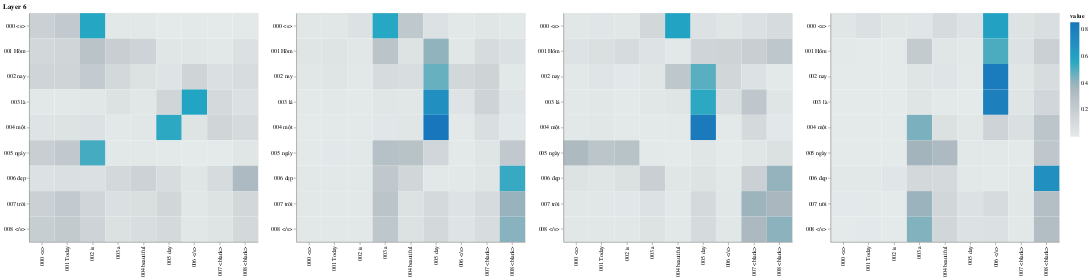

Notebook code cell kept with this figure:
### Code cell
def viz_decoder_src():
    for model_name in ['vi_to_en_complete_softmax_3.pt']:
        model_path = './models/'+ model_name
        start_time = time.time()
        gc.collect()
        torch.cuda.empty_cache()
    
        temp = [('Hôm nay là một ngày đẹp trời', 'Today is a beautiful day')] 

        model_data = torch.load(model_path)
        model, tgt_truth, tgt_pred, score, results = run_model_example(
            False,
            1, 
            0,
            model_data['train_iter'],
            model_data['val_iter'],
            temp,
    #         model_data['test_iter'],
            model_data['vocab_src'],
            model_data['vocab_tgt'],
            model_data['tokenizer_src'],
            model_data['tokenizer_tgt'],
            model_data['config'],
            model_data['params'],
            model_path
        )
        
        example = results[len(results) - 1]  # batch object for the final example

        layer_viz = [
            visualize_layer(
                model,
                layer,
                get_decoder_src,
                max(len(example[1]), len(example[2])),
                example[1],
                example[2],
            )
            for layer in range(6)
        ]
        return alt.hconcat(
#             layer_viz[0]
#             & layer_viz[1]
#             & layer_viz[2]
#             & layer_viz[3]
#             & layer_viz[4]
#             & 
            layer_viz[5]
        )


show_example(viz_decoder_src)

### Figure 1 — Vega-Lite specification as saved in the notebook (floating-point values rounded to 4 significant figures)
{"config": {"view": {"continuousWidth": 400, "continuousHeight": 300}}, "hconcat": [{"vconcat": [{"hconcat": [{"data": {"name": "data-459ad2a0f4c01635ccad5d2cbe7332b4"}, "mark": "rect", "encoding": {"color": {"field": "value", "scale": {"scheme": "lightgreyteal"}, "type": "quantitative"}, "tooltip": [{"field": "row", "type": "quantitative"}, {"field": "column", "type": "quantitative"}, {"field": "value", "type": "quantitative"}, {"field": "row_token", "type": "nominal"}, {"field": "col_token", "type": "nominal"}], "x": {"axis": {"title": ""}, "field": "col_token", "type": "nominal"}, "y": {"axis": {"title": ""}, "field": "row_token", "type": "nominal"}}, "height": 400, "selection": {"selector281": {"type": "interval", "bind": "scales", "encodings": ["x", "y"]}}, "width": 400}, {"data": {"name": "data-889e71537102b74625c3f3392bf1f0ce"}, "mark": "rect", "encoding": {"color": {"field": "value", "scale": {"scheme": "lightgreyteal"}, "type": "quantitative"}, "tooltip": [{"field": "row", "type": "quantitative"}, {"field": "column", "type": "quantitative"}, {"field": "value", "type": "quantitative"}, {"field": "row_token", "type": "nominal"}, {"field": "col_token", "type": "nominal"}], "x": {"axis": {"title": ""}, "field": "col_token", "type": "nominal"}, "y": {"axis": {"title": ""}, "field": "row_token", "type": "nominal"}}, "height": 400, "selection": {"selector283": {"type": "interval", "bind": "scales", "encodings": ["x", "y"]}}, "width": 400}, {"data": {"name": "data-85777e79f3eecdc9dc93fcdf26f318d7"}, "mark": "rect", "encoding": {"color": {"field": "value", "scale": {"scheme": "lightgreyteal"}, "type": "quantitative"}, "tooltip": [{"field": "row", "type": "quantitative"}, {"field": "column", "type": "quantitative"}, {"field": "value", "type": "quantitative"}, {"field": "row_token", "type": "nominal"}, {"field": "col_token", "type": "nominal"}], "x": {"axis": {"title": ""}, "field": "col_token", "type": "nominal"}, "y": {"axis": {"title": ""}, "field": "row_token", "type": "nominal"}}, "height": 400, "selection": {"selector285": {"type": "interval", "bind": "scales", "encodings": ["x", "y"]}}, "width": 400}, {"data": {"name": "data-3892fbd2297c9e6f63a270aa036c3889"}, "mark": "rect", "encoding": {"color": {"field": "value", "scale": {"scheme": "lightgreyteal"}, "type": "quantitative"}, "tooltip": [{"field": "row", "type": "quantitative"}, {"field": "column", "type": "quantitative"}, {"field": "value", "type": "quantitative"}, {"field": "row_token", "type": "nominal"}, {"field": "col_token", "type": "nominal"}], "x": {"axis": {"title": ""}, "field": "col_token", "type": "nominal"}, "y": {"axis": {"title": ""}, "field": "row_token", "type": "nominal"}}, "height": 400, "selection": {"selector287": {"type": "interval", "bind": "scales", "encodings": ["x", "y"]}}, "width": 400}]}], "title": "Layer 6"}], "$schema": "https://vega.github.io/schema/vega-lite/v4.17.0.json", "datasets": {"data-459ad2a0f4c01635ccad5d2cbe7332b4": [{"row": 0, "column": 0, "value": 0.1756, "row_token": "000 <s>", "col_token": "000 <s>"}, {"row": 0, "column": 1, "value": 0.2179, "row_token": "000 <s>", "col_token": "001 Today"}, {"row": 0, "column": 2, "value": 0.5619, "row_token": "000 <s>", "col_token": "002 is"}, {"row": 0, "column": 3, "value": 0.01298, "row_token": "000 <s>", "col_token": "003 a"}, {"row": 0, "column": 4, "value": 0.01417, "row_token": "000 <s>", "col_token": "004 beautiful"}, {"row": 0, "column": 5, "value": 0.002006, "row_token": "000 <s>", "col_token": "005 day"}, {"row": 0, "column": 6, "value": 0.005756, "row_token": "000 <s>", "col_token": "006 </s>"}, {"row": 0, "column": 7, "value": 0.002034, "row_token": "000 <s>", "col_token": "007 <blank>"}, {"row": 0, "column": 8, "value": 0.007598, "row_token": "000 <s>", "col_token": "008 <blank>"}, {"row": 1, "column": 0, "value": 0.1197, "row_token": "001 Hôm", "col_token": "000 <s>"}, {"row": 1, "column": 1, "value": 0.1333, "row_token": "001 Hôm", "col_token": "001 Today"}, {"row": 1, "column": 2, "value": 0.2748, "row_token": "001 Hôm", "col_token": "002 is"}, {"row": 1, "column": 3, "value": 0.1892, "row_token": "001 Hôm", "col_token": "003 a"}, {"row": 1, "column": 4, "value": 0.1522, "row_token": "001 Hôm", "col_token": "004 beautiful"}, {"row": 1, "column": 5, "value": 0.02789, "row_token": "001 Hôm", "col_token": "005 day"}, {"row": 1, "column": 6, "value": 0.02843, "row_token": "001 Hôm", "col_token": "006 </s>"}, {"row": 1, "column": 7, "value": 0.01301, "row_token": "001 Hôm", "col_token": "007 <blank>"}, {"row": 1, "column": 8, "value": 0.06147, "row_token": "001 Hôm", "col_token": "008 <blank>"}, {"row": 2, "column": 0, "value": 0.1476, "row_token": "002 nay", "col_token": "000 <s>"}, {"row": 2, "column": 1, "value": 0.1441, "row_token": "002 nay", "col_token": "001 Today"}, {"row": 2, "column": 2, "value": 0.209, "row_token": "002 nay", "col_token": "002 is"}, {"row": 2, "column": 3, "value": 0.1114, "row_token": "002 nay", "col_token": "003 a"}, {"row": 2, "column": 4, "value": 0.05506, "row_token": "002 nay", "col_token": "004 beautiful"}, {"row": 2, "column": 5, "value": 0.03788, "row_token": "002 nay", "col_token": "005 day"}, {"row": 2, "column": 6, "value": 0.1433, "row_token": "002 nay", "col_token": "006 </s>"}, {"row": 2, "column": 7, "value": 0.0651, "row_token": "002 nay", "col_token": "007 <blank>"}, {"row": 2, "column": 8, "value": 0.08655, "row_token": "002 nay", "col_token": "008 <blank>"}, {"row": 3, "column": 0, "value": 0.01529, "row_token": "003 là", "col_token": "000 <s>"}, {"row": 3, "column": 1, "value": 0.01432, "row_token": "003 là", "col_token": "001 Today"}, {"row": 3, "column": 2, "value": 0.01866, "row_token": "003 là", "col_token": "002 is"}, {"row": 3, "column": 3, "value": 0.0546, "row_token": "003 là", "col_token": "003 a"}, {"row": 3, "column": 4, "value": 0.02259, "row_token": "003 là", "col_token": "004 beautiful"}, {"row": 3, "column": 5, "value": 0.1334, "row_token": "003 là", "col_token": "005 day"}, {"row": 3, "column": 6, "value": 0.5727, "row_token": "003 là", "col_token": "006 </s>"}, {"row": 3, "column": 7, "value": 0.1106, "row_token": "003 là", "col_token": "007 <blank>"}, {"row": 3, "column": 8, "value": 0.05781, "row_token": "003 là", "col_token": "008 <blank>"}, {"row": 4, "column": 0, "value": 0.03788, "row_token": "004 một", "col_token": "000 <s>"}, {"row": 4, "column": 1, "value": 0.04943, "row_token": "004 một", "col_token": "001 Today"}, {"row": 4, "column": 2, "value": 0.05221, "row_token": "004 một", "col_token": "002 is"}, {"row": 4, "column": 3, "value": 0.01243, "row_token": "004 một", "col_token": "003 a"}, {"row": 4, "column": 4, "value": 0.02059, "row_token": "004 một", "col_token": "004 beautiful"}, {"row": 4, "column": 5, "value": 0.5514, "row_token": "004 một", "col_token": "005 day"}, {"row": 4, "column": 6, "value": 0.04182, "row_token": "004 một", "col_token": "006 </s>"}, {"row": 4, "column": 7, "value": 0.1346, "row_token": "004 một", "col_token": "007 <blank>"}, {"row": 4, "column": 8, "value": 0.09965, "row_token": "004 một", "col_token": "008 <blank>"}, {"row": 5, "column": 0, "value": 0.1901, "row_token": "005 ngày", "col_token": "000 <s>"}, {"row": 5, "column": 1, "value": 0.226, "row_token": "005 ngày", "col_token": "001 Today"}, {"row": 5, "column": 2, "value": 0.5161, "row_token": "005 ngày", "col_token": "002 is"}, {"row": 5, "column": 3, "value": 0.01393, "row_token": "005 ngày", "col_token": "003 a"}, {"row": 5, "column": 4, "value": 0.01427, "row_token": "005 ngày", "col_token": "004 beautiful"}, {"row": 5, "column": 5, "value": 0.008829, "row_token": "005 ngày", "col_token": "005 day"}, {"row": 5, "column": 6, "value": 0.000429, "row_token": "005 ngày", "col_token": "006 </s>"}, {"row": 5, "column": 7, "value": 0.001079, "row_token": "005 ngày", "col_token": "007 <blank>"}, {"row": 5, "column": 8, "value": 0.0293, "row_token": "005 ngày", "col_token": "008 <blank>"}, {"row": 6, "column": 0, "value": 0.05391, "row_token": "006 đẹp", "col_token": "000 <s>"}, {"row": 6, "column": 1, "value": 0.06576, "row_token": "006 đẹp", "col_token": "001 Today"}, {"row": 6, "column": 2, "value": 0.06102, "row_token": "006 đẹp", "col_token": "002 is"}, {"row": 6, "column": 3, "value": 0.1164, "row_token": "006 đẹp", "col_token": "003 a"}, {"row": 6, "column": 4, "value": 0.1589, "row_token": "006 đẹp", "col_token": "004 beautiful"}, {"row": 6, "column": 5, "value": 0.0877, "row_token": "006 đẹp", "col_token": "005 day"}, {"row": 6, "column": 6, "value": 0.02576, "row_token": "006 đẹp", "col_token": "006 </s>"}, {"row": 6, "column": 7, "value": 0.09416, "row_token": "006 đẹp", "col_token": "007 <blank>"}, {"row": 6, "column": 8, "value": 0.3363, "row_token": "006 đẹp", "col_token": "008 <blank>"}, {"row": 7, "column": 0, "value": 0.1778, "row_token": "007 trời", "col_token": "000 <s>"}, {"row": 7, "column": 1, "value": 0.2178, "row_token": "007 trời", "col_token": "001 Today"}, {"row": 7, "column": 2, "value": 0.1392, "row_token": "007 trời", "col_token": "002 is"}, {"row": 7, "column": 3, "value": 0.06736, "row_token": "007 trời", "col_token": "003 a"}, {"row": 7, "column": 4, "value": 0.07709, "row_token": "007 trời", "col_token": "004 beautiful"}, {"row": 7, "column": 5, "value": 0.129, "row_token": "007 trời", "col_token": "005 day"}, {"row": 7, "column": 6, "value": 0.02011, "row_token": "007 trời", "col_token": "006 </s>"}, {"row": 7, "column": 7, "value": 0.04776, "row_token": "007 trời", "col_token": "007 <blank>"}, {"row": 7, "column": 8, "value": 0.1238, "row_token": "007 trời", "col_token": "008 <blank>"}, {"row": 8, "column": 0, "value": 0.1918, "row_token": "008 </s>", "col_token": "000 <s>"}, {"row": 8, "column": 1, "value": 0.2214, "row_token": "008 </s>", "col_token": "001 Today"}, {"row": 8, "column": 2, "value": 0.1583, "row_token": "008 </s>", "col_token": "002 is"}, {"row": 8, "column": 3, "value": 0.06347, "row_token": "008 </s>", "col_token": "003 a"}, {"row": 8, "column": 4, "value": 0.0811, "row_token": "008 </s>", "col_token": "004 beautiful"}, {"row": 8, "column": 5, "value": 0.1077, "row_token": "008 </s>", "col_token": "005 day"}, {"row": 8, "column": 6, "value": 0.02204, "row_token": "008 </s>", "col_token": "006 </s>"}, {"row": 8, "column": 7, "value": 0.03998, "row_token": "008 </s>", "col_token": "007 <blank>"}, {"row": 8, "column": 8, "value": 0.1142, "row_token": "008 </s>", "col_token": "008 <blank>"}], "data-889e71537102b74625c3f3392bf1f0ce": [{"row": 0, "column": 0, "value": 0.0202, "row_token": "000 <s>", "col_token": "000 <s>"}, {"row": 0, "column": 1, "value": 0.02249, "row_token": "000 <s>", "col_token": "001 Today"}, {"row": 0, "column": 2, "value": 0.05132, "row_token": "000 <s>", "col_token": "002 is"}, {"row": 0, "column": 3, "value": 0.5606, "row_token": "000 <s>", "col_token": "003 a"}, {"row": 0, "column": 4, "value": 0.2373, "row_token": "000 <s>", "col_token": "004 beautiful"}, {"row": 0, "column": 5, "value": 0.05151, "row_token": "000 <s>", "col_token": "005 day"}, {"row": 0, "column": 6, "value": 0.01314, "row_token": "000 <s>", "col_token": "006 </s>"}, {"row": 0, "column": 7, "value": 0.02844, "row_token": "000 <s>", "col_token": "007 <blank>"}, {"row": 0, "column": 8, "value": 0.01497, "row_token": "000 <s>", "col_token": "008 <blank>"}, {"row": 1, "column": 0, "value": 0.0361, "row_token": "001 Hôm", "col_token": "000 <s>"}, {"row": 1, "column": 1, "value": 0.04147, "row_token": "001 Hôm", "col_token": "001 Today"}, {"row": 1, "column": 2, "value": 0.01952, "row_token": "001 Hôm", "col_token": "002 is"}, {"row": 1, "column": 3, "value": 0.2692, "row_token": "001 Hôm", "col_token": "003 a"}, {"row": 1, "column": 4, "value": 0.05001, "row_token": "001 Hôm", "col_token": "004 beautiful"}, {"row": 1, "column": 5, "value": 0.4085, "row_token": "001 Hôm", "col_token": "005 day"}, {"row": 1, "column": 6, "value": 0.01968, "row_token": "001 Hôm", "col_token": "006 </s>"}, {"row": 1, "column": 7, "value": 0.09523, "row_token": "001 Hôm", "col_token": "007 <blank>"}, {"row": 1, "column": 8, "value": 0.06036, "row_token": "001 Hôm", "col_token": "008 <blank>"}, {"row": 2, "column": 0, "value": 0.02125, "row_token": "002 nay", "col_token": "000 <s>"}, {"row": 2, "column": 1, "value": 0.03318, "row_token": "002 nay", "col_token": "001 Today"}, {"row": 2, "column": 2, "value": 0.01591, "row_token": "002 nay", "col_token": "002 is"}, {"row": 2, "column": 3, "value": 0.09707, "row_token": "002 nay", "col_token": "003 a"}, {"row": 2, "column": 4, "value": 0.07804, "row_token": "002 nay", "col_token": "004 beautiful"}, {"row": 2, "column": 5, "value": 0.4672, "row_token": "002 nay", "col_token": "005 day"}, {"row": 2, "column": 6, "value": 0.1207, "row_token": "002 nay", "col_token": "006 </s>"}, {"row": 2, "column": 7, "value": 0.1516, "row_token": "002 nay", "col_token": "007 <blank>"}, {"row": 2, "column": 8, "value": 0.015, "row_token": "002 nay", "col_token": "008 <blank>"}, {"row": 3, "column": 0, "value": 0.009191, "row_token": "003 là", "col_token": "000 <s>"}, {"row": 3, "column": 1, "value": 0.01393, "row_token": "003 là", "col_token": "001 Today"}, {"row": 3, "column": 2, "value": 0.008313, "row_token": "003 là", "col_token": "002 is"}, {"row": 3, "column": 3, "value": 0.02929, "row_token": "003 là", "col_token": "003 a"}, {"row": 3, "column": 4, "value": 0.0203, "row_token": "003 là", "col_token": "004 beautiful"}, {"row": 3, "column": 5, "value": 0.6892, "row_token": "003 là", "col_token": "005 day"}, {"row": 3, "column": 6, "value": 0.03945, "row_token": "003 là", "col_token": "006 </s>"}, {"row": 3, "column": 7, "value": 0.1581, "row_token": "003 là", "col_token": "007 <blank>"}, {"row": 3, "column": 8, "value": 0.03225, "row_token": "003 là", "col_token": "008 <blank>"}, {"row": 4, "column": 0, "value": 0.00327, "row_token": "004 một", "col_token": "000 <s>"}, {"row": 4, "column": 1, "value": 0.005091, "row_token": "004 một", "col_token": "001 Today"}, {"row": 4, "column": 2, "value": 0.00562, "row_token": "004 một", "col_token": "002 is"}, {"row": 4, "column": 3, "value": 0.01713, "row_token": "004 một", "col_token": "003 a"}, {"row": 4, "column": 4, "value": 0.0298, "row_token": "004 một", "col_token": "004 beautiful"}, {"row": 4, "column": 5, "value": 0.8493, "row_token": "004 một", "col_token": "005 day"}, {"row": 4, "column": 6, "value": 0.00571, "row_token": "004 một", "col_token": "006 </s>"}, {"row": 4, "column": 7, "value": 0.07384, "row_token": "004 một", "col_token": "007 <blank>"}, {"row": 4, "column": 8, "value": 0.01025, "row_token": "004 một", "col_token": "008 <blank>"}, {"row": 5, "column": 0, "value": 0.008459, "row_token": "005 ngày", "col_token": "000 <s>"}, {"row": 5, "column": 1, "value": 0.01067, "row_token": "005 ngày", "col_token": "001 Today"}, {"row": 5, "column": 2, "value": 0.01127, "row_token": "005 ngày", "col_token": "002 is"}, {"row": 5, "column": 3, "value": 0.2925, "row_token": "005 ngày", "col_token": "003 a"}, {"row": 5, "column": 4, "value": 0.2755, "row_token": "005 ngày", "col_token": "004 beautiful"}, {"row": 5, "column": 5, "value": 0.1327, "row_token": "005 ngày", "col_token": "005 day"}, {"row": 5, "column": 6, "value": 0.009609, "row_token": "005 ngày", "col_token": "006 </s>"}, {"row": 5, "column": 7, "value": 0.03464, "row_token": "005 ngày", "col_token": "007 <blank>"}, {"row": 5, "column": 8, "value": 0.2245, "row_token": "005 ngày", "col_token": "008 <blank>"}, {"row": 6, "column": 0, "value": 0.01563, "row_token": "006 đẹp", "col_token": "000 <s>"}, {"row": 6, "column": 1, "value": 0.01402, "row_token": "006 đẹp", "col_token": "001 Today"}, {"row": 6, "column": 2, "value": 0.01601, "row_token": "006 đẹp", "col_token": "002 is"}, {"row": 6, "column": 3, "value": 0.2333, "row_token": "006 đẹp", "col_token": "003 a"}, {"row": 6, "column": 4, "value": 0.1262, "row_token": "006 đẹp", "col_token": "004 beautiful"}, {"row": 6, "column": 5, "value": 0.01251, "row_token": "006 đẹp", "col_token": "005 day"}, {"row": 6, "column": 6, "value": 0.01313, "row_token": "006 đẹp", "col_token": "006 </s>"}, {"row": 6, "column": 7, "value": 0.03289, "row_token": "006 đẹp", "col_token": "007 <blank>"}, {"row": 6, "column": 8, "value": 0.5362, "row_token": "006 đẹp", "col_token": "008 <blank>"}, {"row": 7, "column": 0, "value": 0.01444, "row_token": "007 trời", "col_token": "000 <s>"}, {"row": 7, "column": 1, "value": 0.01375, "row_token": "007 trời", "col_token": "001 Today"}, {"row": 7, "column": 2, "value": 0.01097, "row_token": "007 trời", "col_token": "002 is"}, {"row": 7, "column": 3, "value": 0.2635, "row_token": "007 trời", "col_token": "003 a"}, {"row": 7, "column": 4, "value": 0.05559, "row_token": "007 trời", "col_token": "004 beautiful"}, {"row": 7, "column": 5, "value": 0.1075, "row_token": "007 trời", "col_token": "005 day"}, {"row": 7, "column": 6, "value": 0.04437, "row_token": "007 trời", "col_token": "006 </s>"}, {"row": 7, "column": 7, "value": 0.09283, "row_token": "007 trời", "col_token": "007 <blank>"}, {"row": 7, "column": 8, "value": 0.397, "row_token": "007 trời", "col_token": "008 <blank>"}, {"row": 8, "column": 0, "value": 0.01609, "row_token": "008 </s>", "col_token": "000 <s>"}, {"row": 8, "column": 1, "value": 0.01518, "row_token": "008 </s>", "col_token": "001 Today"}, {"row": 8, "column": 2, "value": 0.0124, "row_token": "008 </s>", "col_token": "002 is"}, {"row": 8, "column": 3, "value": 0.2448, "row_token": "008 </s>", "col_token": "003 a"}, {"row": 8, "column": 4, "value": 0.05475, "row_token": "008 </s>", "col_token": "004 beautiful"}, {"row": 8, "column": 5, "value": 0.1113, "row_token": "008 </s>", "col_token": "005 day"}, {"row": 8, "column": 6, "value": 0.0371, "row_token": "008 </s>", "col_token": "006 </s>"}, {"row": 8, "column": 7, "value": 0.08828, "row_token": "008 </s>", "col_token": "007 <blank>"}, {"row": 8, "column": 8, "value": 0.4201, "row_token": "008 </s>", "col_token": "008 <blank>"}], "data-85777e79f3eecdc9dc93fcdf26f318d7": [{"row": 0, "column": 0, "value": 0.02048, "row_token": "000 <s>", "col_token": "000 <s>"}, {"row": 0, "column": 1, "value": 0.02381, "row_token": "000 <s>", "col_token": "001 Today"}, {"row": 0, "column": 2, "value": 0.02029, "row_token": "000 <s>", "col_token": "002 is"}, {"row": 0, "column": 3, "value": 0.1212, "row_token": "000 <s>", "col_token": "003 a"}, {"row": 0, "column": 4, "value": 0.5823, "row_token": "000 <s>", "col_token": "004 beautiful"}, {"row": 0, "column": 5, "value": 0.05121, "row_token": "000 <s>", "col_token": "005 day"}, {"row": 0, "column": 6, "value": 0.02907, "row_token": "000 <s>", "col_token": "006 </s>"}, {"row": 0, "column": 7, "value": 0.05828, "row_token": "000 <s>", "col_token": "007 <blank>"}, {"row": 0, "column": 8, "value": 0.09333, "row_token": "000 <s>", "col_token": "008 <blank>"}, {"row": 1, "column": 0, "value": 0.0443, "row_token": "001 Hôm", "col_token": "000 <s>"}, {"row": 1, "column": 1, "value": 0.06954, "row_token": "001 Hôm", "col_token": "001 Today"}, {"row": 1, "column": 2, "value": 0.09736, "row_token": "001 Hôm", "col_token": "002 is"}, {"row": 1, "column": 3, "value": 0.04578, "row_token": "001 Hôm", "col_token": "003 a"}, {"row": 1, "column": 4, "value": 0.01676, "row_token": "001 Hôm", "col_token": "004 beautiful"}, {"row": 1, "column": 5, "value": 0.1455, "row_token": "001 Hôm", "col_token": "005 day"}, {"row": 1, "column": 6, "value": 0.1503, "row_token": "001 Hôm", "col_token": "006 </s>"}, {"row": 1, "column": 7, "value": 0.186, "row_token": "001 Hôm", "col_token": "007 <blank>"}, {"row": 1, "column": 8, "value": 0.2444, "row_token": "001 Hôm", "col_token": "008 <blank>"}, {"row": 2, "column": 0, "value": 0.0146, "row_token": "002 nay", "col_token": "000 <s>"}, {"row": 2, "column": 1, "value": 0.03077, "row_token": "002 nay", "col_token": "001 Today"}, {"row": 2, "column": 2, "value": 0.01035, "row_token": "002 nay", "col_token": "002 is"}, {"row": 2, "column": 3, "value": 0.02928, "row_token": "002 nay", "col_token": "003 a"}, {"row": 2, "column": 4, "value": 0.2458, "row_token": "002 nay", "col_token": "004 beautiful"}, {"row": 2, "column": 5, "value": 0.4871, "row_token": "002 nay", "col_token": "005 day"}, {"row": 2, "column": 6, "value": 0.126, "row_token": "002 nay", "col_token": "006 </s>"}, {"row": 2, "column": 7, "value": 0.05098, "row_token": "002 nay", "col_token": "007 <blank>"}, {"row": 2, "column": 8, "value": 0.005113, "row_token": "002 nay", "col_token": "008 <blank>"}, {"row": 3, "column": 0, "value": 0.01206, "row_token": "003 là", "col_token": "000 <s>"}, {"row": 3, "column": 1, "value": 0.02223, "row_token": "003 là", "col_token": "001 Today"}, {"row": 3, "column": 2, "value": 0.009365, "row_token": "003 là", "col_token": "002 is"}, {"row": 3, "column": 3, "value": 0.02043, "row_token": "003 là", "col_token": "003 a"}, {"row": 3, "column": 4, "value": 0.0343, "row_token": "003 là", "col_token": "004 beautiful"}, {"row": 3, "column": 5, "value": 0.5511, "row_token": "003 là", "col_token": "005 day"}, {"row": 3, "column": 6, "value": 0.07484, "row_token": "003 là", "col_token": "006 </s>"}, {"row": 3, "column": 7, "value": 0.2414, "row_token": "003 là", "col_token": "007 <blank>"}, {"row": 3, "column": 8, "value": 0.03424, "row_token": "003 là", "col_token": "008 <blank>"}, {"row": 4, "column": 0, "value": 0.01162, "row_token": "004 một", "col_token": "000 <s>"}, {"row": 4, "column": 1, "value": 0.02096, "row_token": "004 một", "col_token": "001 Today"}, {"row": 4, "column": 2, "value": 0.005894, "row_token": "004 một", "col_token": "002 is"}, {"row": 4, "column": 3, "value": 0.005657, "row_token": "004 một", "col_token": "003 a"}, {"row": 4, "column": 4, "value": 0.004823, "row_token": "004 một", "col_token": "004 beautiful"}, {"row": 4, "column": 5, "value": 0.8264, "row_token": "004 một", "col_token": "005 day"}, {"row": 4, "column": 6, "value": 0.004877, "row_token": "004 một", "col_token": "006 </s>"}, {"row": 4, "column": 7, "value": 0.1093, "row_token": "004 một", "col_token": "007 <blank>"}, {"row": 4, "column": 8, "value": 0.0104, "row_token": "004 một", "col_token": "008 <blank>"}, {"row": 5, "column": 0, "value": 0.3402, "row_token": "005 ngày", "col_token": "000 <s>"}, {"row": 5, "column": 1, "value": 0.2532, "row_token": "005 ngày", "col_token": "001 Today"}, {"row": 5, "column": 2, "value": 0.2756, "row_token": "005 ngày", "col_token": "002 is"}, {"row": 5, "column": 3, "value": 0.009801, "row_token": "005 ngày", "col_token": "003 a"}, {"row": 5, "column": 4, "value": 0.002885, "row_token": "005 ngày", "col_token": "004 beautiful"}, {"row": 5, "column": 5, "value": 0.02861, "row_token": "005 ngày", "col_token": "005 day"}, {"row": 5, "column": 6, "value": 0.001269, "row_token": "005 ngày", "col_token": "006 </s>"}, {"row": 5, "column": 7, "value": 0.02646, "row_token": "005 ngày", "col_token": "007 <blank>"}, {"row": 5, "column": 8, "value": 0.06197, "row_token": "005 ngày", "col_token": "008 <blank>"}, {"row": 6, "column": 0, "value": 0.05009, "row_token": "006 đẹp", "col_token": "000 <s>"}, {"row": 6, "column": 1, "value": 0.03703, "row_token": "006 đẹp", "col_token": "001 Today"}, {"row": 6, "column": 2, "value": 0.06204, "row_token": "006 đẹp", "col_token": "002 is"}, {"row": 6, "column": 3, "value": 0.1809, "row_token": "006 đẹp", "col_token": "003 a"}, {"row": 6, "column": 4, "value": 0.02545, "row_token": "006 đẹp", "col_token": "004 beautiful"}, {"row": 6, "column": 5, "value": 0.04926, "row_token": "006 đẹp", "col_token": "005 day"}, {"row": 6, "column": 6, "value": 0.01597, "row_token": "006 đẹp", "col_token": "006 </s>"}, {"row": 6, "column": 7, "value": 0.1766, "row_token": "006 đẹp", "col_token": "007 <blank>"}, {"row": 6, "column": 8, "value": 0.4026, "row_token": "006 đẹp", "col_token": "008 <blank>"}, {"row": 7, "column": 0, "value": 0.01955, "row_token": "007 trời", "col_token": "000 <s>"}, {"row": 7, "column": 1, "value": 0.02045, "row_token": "007 trời", "col_token": "001 Today"}, {"row": 7, "column": 2, "value": 0.01779, "row_token": "007 trời", "col_token": "002 is"}, {"row": 7, "column": 3, "value": 0.0523, "row_token": "007 trời", "col_token": "003 a"}, {"row": 7, "column": 4, "value": 0.01211, "row_token": "007 trời", "col_token": "004 beautiful"}, {"row": 7, "column": 5, "value": 0.1092, "row_token": "007 trời", "col_token": "005 day"}, {"row": 7, "column": 6, "value": 0.0232, "row_token": "007 trời", "col_token": "006 </s>"}, {"row": 7, "column": 7, "value": 0.389, "row_token": "007 trời", "col_token": "007 <blank>"}, {"row": 7, "column": 8, "value": 0.3564, "row_token": "007 trời", "col_token": "008 <blank>"}, {"row": 8, "column": 0, "value": 0.01962, "row_token": "008 </s>", "col_token": "000 <s>"}, {"row": 8, "column": 1, "value": 0.02047, "row_token": "008 </s>", "col_token": "001 Today"}, {"row": 8, "column": 2, "value": 0.01971, "row_token": "008 </s>", "col_token": "002 is"}, {"row": 8, "column": 3, "value": 0.04935, "row_token": "008 </s>", "col_token": "003 a"}, {"row": 8, "column": 4, "value": 0.01513, "row_token": "008 </s>", "col_token": "004 beautiful"}, {"row": 8, "column": 5, "value": 0.09821, "row_token": "008 </s>", "col_token": "005 day"}, {"row": 8, "column": 6, "value": 0.0199, "row_token": "008 </s>", "col_token": "006 </s>"}, {"row": 8, "column": 7, "value": 0.3418, "row_token": "008 </s>", "col_token": "007 <blank>"}, {"row": 8, "column": 8, "value": 0.4158, "row_token": "008 </s>", "col_token": "008 <blank>"}], "data-3892fbd2297c9e6f63a270aa036c3889": [{"row": 0, "column": 0, "value": 0.02785, "row_token": "000 <s>", "col_token": "000 <s>"}, {"row": 0, "column": 1, "value": 0.06019, "row_token": "000 <s>", "col_token": "001 Today"}, {"row": 0, "column": 2, "value": 0.02869, "row_token": "000 <s>", "col_token": "002 is"}, {"row": 0, "column": 3, "value": 0.02525, "row_token": "000 <s>", "col_token": "003 a"}, {"row": 0, "column": 4, "value": 0.09459, "row_token": "000 <s>", "col_token": "004 beautiful"}, {"row": 0, "column": 5, "value": 0.04597, "row_token": "000 <s>", "col_token": "005 day"}, {"row": 0, "column": 6, "value": 0.5957, "row_token": "000 <s>", "col_token": "006 </s>"}, {"row": 0, "column": 7, "value": 0.04886, "row_token": "000 <s>", "col_token": "007 <blank>"}, {"row": 0, "column": 8, "value": 0.07288, "row_token": "000 <s>", "col_token": "008 <blank>"}, {"row": 1, "column": 0, "value": 0.003677, "row_token": "001 Hôm", "col_token": "000 <s>"}, {"row": 1, "column": 1, "value": 0.003116, "row_token": "001 Hôm", "col_token": "001 Today"}, {"row": 1, "column": 2, "value": 0.001562, "row_token": "001 Hôm", "col_token": "002 is"}, {"row": 1, "column": 3, "value": 0.2118, "row_token": "001 Hôm", "col_token": "003 a"}, {"row": 1, "column": 4, "value": 0.0293, "row_token": "001 Hôm", "col_token": "004 beautiful"}, {"row": 1, "column": 5, "value": 0.01588, "row_token": "001 Hôm", "col_token": "005 day"}, {"row": 1, "column": 6, "value": 0.5071, "row_token": "001 Hôm", "col_token": "006 </s>"}, {"row": 1, "column": 7, "value": 0.05313, "row_token": "001 Hôm", "col_token": "007 <blank>"}, {"row": 1, "column": 8, "value": 0.1745, "row_token": "001 Hôm", "col_token": "008 <blank>"}, {"row": 2, "column": 0, "value": 0.0004959, "row_token": "002 nay", "col_token": "000 <s>"}, {"row": 2, "column": 1, "value": 0.0003766, "row_token": "002 nay", "col_token": "001 Today"}, {"row": 2, "column": 2, "value": 0.0001994, "row_token": "002 nay", "col_token": "002 is"}, {"row": 2, "column": 3, "value": 0.03312, "row_token": "002 nay", "col_token": "003 a"}, {"row": 2, "column": 4, "value": 0.03205, "row_token": "002 nay", "col_token": "004 beautiful"}, {"row": 2, "column": 5, "value": 0.005765, "row_token": "002 nay", "col_token": "005 day"}, {"row": 2, "column": 6, "value": 0.8141, "row_token": "002 nay", "col_token": "006 </s>"}, {"row": 2, "column": 7, "value": 0.02813, "row_token": "002 nay", "col_token": "007 <blank>"}, {"row": 2, "column": 8, "value": 0.0858, "row_token": "002 nay", "col_token": "008 <blank>"}, {"row": 3, "column": 0, "value": 3.612e-05, "row_token": "003 là", "col_token": "000 <s>"}, {"row": 3, "column": 1, "value": 2.307e-05, "row_token": "003 là", "col_token": "001 Today"}, {"row": 3, "column": 2, "value": 1.929e-05, "row_token": "003 là", "col_token": "002 is"}, {"row": 3, "column": 3, "value": 0.0365, "row_token": "003 là", "col_token": "003 a"}, {"row": 3, "column": 4, "value": 0.009139, "row_token": "003 là", "col_token": "004 beautiful"}, {"row": 3, "column": 5, "value": 0.00184, "row_token": "003 là", "col_token": "005 day"}, {"row": 3, "column": 6, "value": 0.7856, "row_token": "003 là", "col_token": "006 </s>"}, {"row": 3, "column": 7, "value": 0.03473, "row_token": "003 là", "col_token": "007 <blank>"}, {"row": 3, "column": 8, "value": 0.1321, "row_token": "003 là", "col_token": "008 <blank>"}, {"row": 4, "column": 0, "value": 0.0001864, "row_token": "004 một", "col_token": "000 <s>"}, {"row": 4, "column": 1, "value": 0.0001973, "row_token": "004 một", "col_token": "001 Today"}, {"row": 4, "column": 2, "value": 0.000106, "row_token": "004 một", "col_token": "002 is"}, {"row": 4, "column": 3, "value": 0.4384, "row_token": "004 một", "col_token": "003 a"}, {"row": 4, "column": 4, "value": 0.06267, "row_token": "004 một", "col_token": "004 beautiful"}, {"row": 4, "column": 5, "value": 0.02051, "row_token": "004 một", "col_token": "005 day"}, {"row": 4, "column": 6, "value": 0.1559, "row_token": "004 một", "col_token": "006 </s>"}, {"row": 4, "column": 7, "value": 0.06616, "row_token": "004 một", "col_token": "007 <blank>"}, {"row": 4, "column": 8, "value": 0.2559, "row_token": "004 một", "col_token": "008 <blank>"}, {"row": 5, "column": 0, "value": 0.0008423, "row_token": "005 ngày", "col_token": "000 <s>"}, {"row": 5, "column": 1, "value": 0.001001, "row_token": "005 ngày", "col_token": "001 Today"}, {"row": 5, "column": 2, "value": 0.0006177, "row_token": "005 ngày", "col_token": "002 is"}, {"row": 5, "column": 3, "value": 0.3814, "row_token": "005 ngày", "col_token": "003 a"}, {"row": 5, "column": 4, "value": 0.338, "row_token": "005 ngày", "col_token": "004 beautiful"}, {"row": 5, "column": 5, "value": 0.01441, "row_token": "005 ngày", "col_token": "005 day"}, {"row": 5, "column": 6, "value": 0.01402, "row_token": "005 ngày", "col_token": "006 </s>"}, {"row": 5, "column": 7, "value": 0.008587, "row_token": "005 ngày", "col_token": "007 <blank>"}, {"row": 5, "column": 8, "value": 0.2411, "row_token": "005 ngày", "col_token": "008 <blank>"}, {"row": 6, "column": 0, "value": 0.01492, "row_token": "006 đẹp", "col_token": "000 <s>"}, {"row": 6, "column": 1, "value": 0.0162, "row_token": "006 đẹp", "col_token": "001 Today"}, {"row": 6, "column": 2, "value": 0.02397, "row_token": "006 đẹp", "col_token": "002 is"}, {"row": 6, "column": 3, "value": 0.113, "row_token": "006 đẹp", "col_token": "003 a"}, {"row": 6, "column": 4, "value": 0.1063, "row_token": "006 đẹp", "col_token": "004 beautiful"}, {"row": 6, "column": 5, "value": 0.01457, "row_token": "006 đẹp", "col_token": "005 day"}, {"row": 6, "column": 6, "value": 0.005805, "row_token": "006 đẹp", "col_token": "006 </s>"}, {"row": 6, "column": 7, "value": 0.0115, "row_token": "006 đẹp", "col_token": "007 <blank>"}, {"row": 6, "column": 8, "value": 0.6938, "row_token": "006 đẹp", "col_token": "008 <blank>"}, {"row": 7, "column": 0, "value": 0.00351, "row_token": "007 trời", "col_token": "000 <s>"}, {"row": 7, "column": 1, "value": 0.004051, "row_token": "007 trời", "col_token": "001 Today"}, {"row": 7, "column": 2, "value": 0.00191, "row_token": "007 trời", "col_token": "002 is"}, {"row": 7, "column": 3, "value": 0.3929, "row_token": "007 trời", "col_token": "003 a"}, {"row": 7, "column": 4, "value": 0.1252, "row_token": "007 trời", "col_token": "004 beautiful"}, {"row": 7, "column": 5, "value": 0.05355, "row_token": "007 trời", "col_token": "005 day"}, {"row": 7, "column": 6, "value": 0.09333, "row_token": "007 trời", "col_token": "006 </s>"}, {"row": 7, "column": 7, "value": 0.02294, "row_token": "007 trời", "col_token": "007 <blank>"}, {"row": 7, "column": 8, "value": 0.3027, "row_token": "007 trời", "col_token": "008 <blank>"}, {"row": 8, "column": 0, "value": 0.003274, "row_token": "008 </s>", "col_token": "000 <s>"}, {"row": 8, "column": 1, "value": 0.003577, "row_token": "008 </s>", "col_token": "001 Today"}, {"row": 8, "column": 2, "value": 0.001765, "row_token": "008 </s>", "col_token": "002 is"}, {"row": 8, "column": 3, "value": 0.4283, "row_token": "008 </s>", "col_token": "003 a"}, {"row": 8, "column": 4, "value": 0.1273, "row_token": "008 </s>", "col_token": "004 beautiful"}, {"row": 8, "column": 5, "value": 0.05194, "row_token": "008 </s>", "col_token": "005 day"}, {"row": 8, "column": 6, "value": 0.05766, "row_token": "008 </s>", "col_token": "006 </s>"}, {"row": 8, "column": 7, "value": 0.016, "row_token": "008 </s>", "col_token": "007 <blank>"}, {"row": 8, "column": 8, "value": 0.3102, "row_token": "008 </s>", "col_token": "008 <blank>"}]}}
